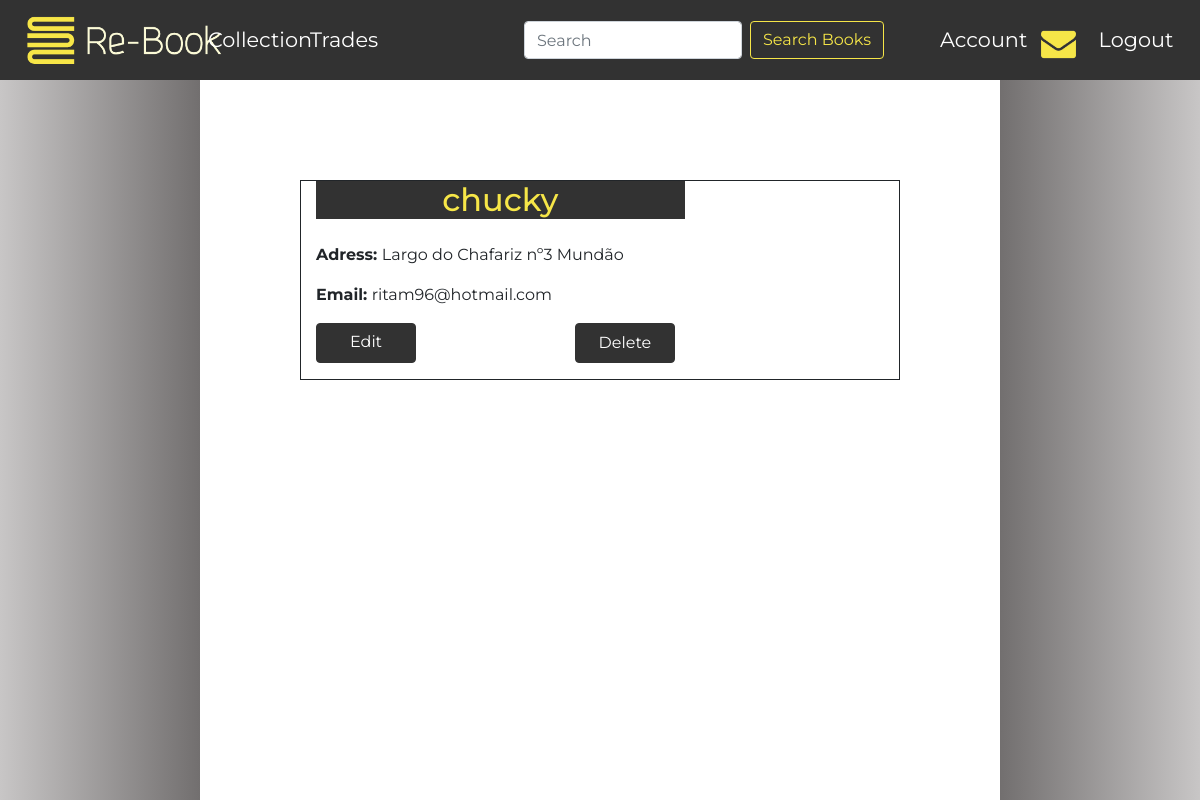
Screenshot of /account/ (signed in) with the database file from the repository.
### rebook/models.py (models this page shows)
class User(AbstractUser):
    address = models.CharField(max_length=200)
    photo = models.ImageField()
    hasNotifications = models.BooleanField(default=False)

### rebook/views.py (the view)
# urls.py: path('account/', views.account, name='account'),
def account(request):
    return render(request, 'account.html')

### rebook/templates/account.html (shortened to what this page needs)
{% extends "layout.html" %}
{% block main %}
    <div class="container" style="margin-top:100px; width: 600px; height: 200px; border: solid 1px">
        <div class="row">
            <div class="col-lg-8">
                <h2 style="text-align: center; color: #F6E648; background-color: #323232; margin: unset">{{ user.username }}</h2>
                <br>
                <p><strong>Adress: </strong>{{ user.address }} </p>
                <p><strong>Email: </strong> {{ user.email }}</p>
            </div>
            <div class="col-lg-4">
                <figure>
                </figure>
            </div>
        </div>
        <div class="row" >
            <div class="col-lg-5">
                <a id="edit" class="btn btn-dark btn-outline-dark" href="/editProfile/" style=" background-color: #323232; border-color: #323232; width: 100px; height: 40px" role="button">Edit</a>
            </div>
            <div class="col-lg-3">
                <form action="/deleteUser/" method="POST">
                    <div class="form-actions">
                        <button id="edit" type="submit" class="btn btn-dark btn-outline-dark" style=" background-color: #323232; border-color: #323232; width: 100px; height: 40px" role="button">Delete</button>
                    </div>
                </form>
            </div>
        </div>
    </div>
{% endblock %}

### rebook/static/styles/layoutStyles.css (style rules this page uses)
body { font-family: 'Montserrat', sans-serif; }
.btn { color: #F6E648; }
.form-actions { margin: 0; background-color: transparent; text-align: center; }
.btn-outline-dark { width: 50%; color: white }
#edit { color: white !important; text-align: center; }

### rows the page displays
User: username "chucky", address "Largo do Chafariz nº3 Mundão", email "ritam96@hotmail.com"
